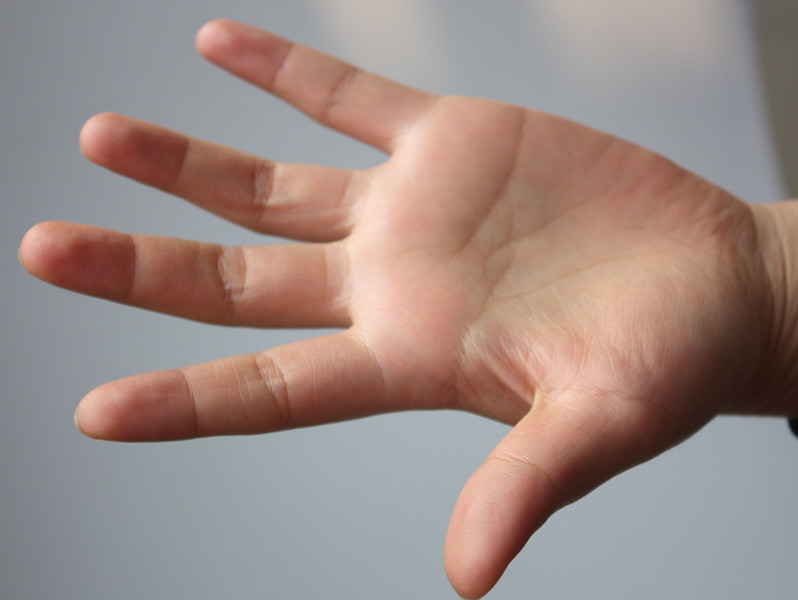
//> input picture 06直方图与模板匹配/hand.jpg, 798 x 600 px
$ ./03-2反向投影-一维直方图匹配   (built with g++ and OpenCV 4)
//> lines starting //> are read from the running program, lines starting //| are printed output that depends on the picture
#include<iostream>
#include<opencv2/opencv.hpp>
using namespace std;
using namespace cv;

int main()
{
	//01 取出基准图片和测试图片
	Mat base, baseHsv;


	base = imread("hand.jpg");
//> base is the input picture: 600 rows x 798 cols, CV_8UC3; mean B, G, R 132.8, 138.5, 156.7


	//02 转换色彩空间
	cvtColor(base, baseHsv, COLOR_BGR2HSV);
//> baseHsv: 600 rows x 798 cols, CV_8UC3; mean H, S, V 55.3, 58.5, 162.4


	//03 设置参数
	Mat histBase;
	const int channels[] = { 0};

	int hSize = 8;

	const int histSize[] = { hSize};

	float hRange[] = { 0,180 };

	const float* histRange[] = { hRange};

	bool uniform = true;
	bool accumulate = false;

	//04 计算直方图
	calcHist(&baseHsv, 1, channels, Mat(), histBase, 1, histSize, histRange, uniform, accumulate);
//> histBase = [247994, 1529, 98, 509, 210330, 13710, 1089, 3541]

	//05 直方图归一化--方便产生能够查看的反向投影图

	normalize(histBase, histBase, 0, 255, NORM_MINMAX);
//> histBase = [255, 1.47, 0, 0.423, 216.3, 14, 1.02, 3.54]
	imshow("h", histBase);

	//06制作与其相似的图片
	Mat backProj;
	Mat baseWarp;
	Mat baseWarpHsv;
	Mat warp = getRotationMatrix2D(Point(0, 0), 30, 1);
	warpAffine(base, baseWarp, warp, base.size());
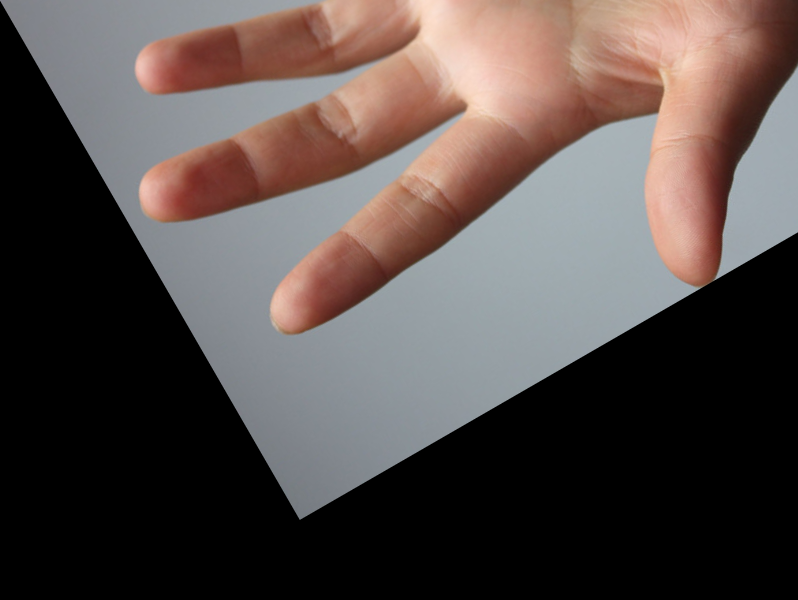
//> baseWarp: 600 rows x 798 cols, CV_8UC3; mean B, G, R 73.2, 75.9, 86.4


	cvtColor(baseWarp, baseWarpHsv, COLOR_BGR2HSV);
//> baseWarpHsv: 600 rows x 798 cols, CV_8UC3; mean H, S, V 32.7, 34.1, 90.1

	//07反向投影
	calcBackProject(&baseWarpHsv, 1, channels, histBase, backProj, histRange, 1, true);
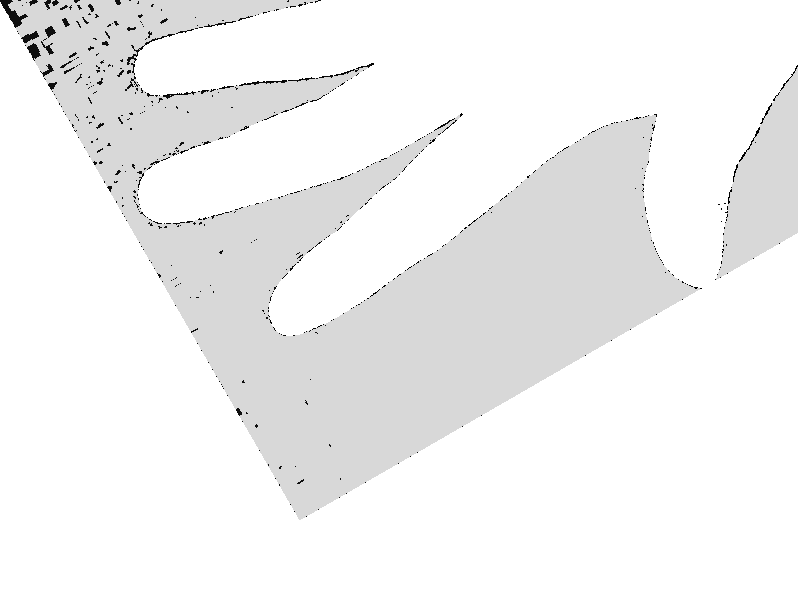
//> backProj: 600 rows x 798 cols, CV_8UC1; min 0, max 255, mean 241.8

	//08查看图像
	imshow("backProj", backProj);

	waitKey(0);
	return 0;
}

$ run again, with 06直方图与模板匹配/2.jpg copied over 06直方图与模板匹配/hand.jpg
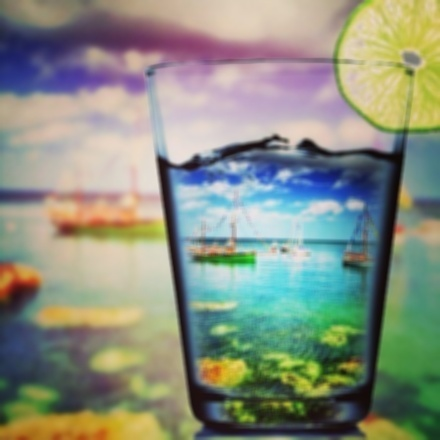
//> input picture 06直方图与模板匹配/2.jpg, 440 x 440 px
//> base is the input picture: 440 rows x 440 cols, CV_8UC3; mean B, G, R 128.2, 143.8, 137
//> baseHsv: 440 rows x 440 cols, CV_8UC3; mean H, S, V 68, 84.5, 160.1
//> `calcHist(&baseHsv, 1, channels, Mat(), histBase, 1, histSize, histRang..`: histBase = [47500, 39268, 16759, 18001, 34488, 12026, 12038, 13520]
//> `normalize(histBase, histBase, 0, 255, NORM_MINMAX);`: histBase = [255, 195.8, 34.02, 42.95, 161.5, 0, 0.0863, 10.74]
//> `warpAffine(base, baseWarp, warp, base.size());`:
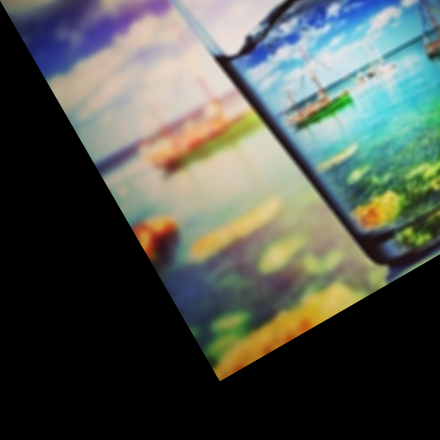
//> baseWarp: 440 rows x 440 cols, CV_8UC3; mean B, G, R 79.3, 86.7, 80.7
//> baseWarpHsv: 440 rows x 440 cols, CV_8UC3; mean H, S, V 36.7, 48.3, 96.4
//> `calcBackProject(&baseWarpHsv, 1, channels, histBase, backProj, histRan..`:
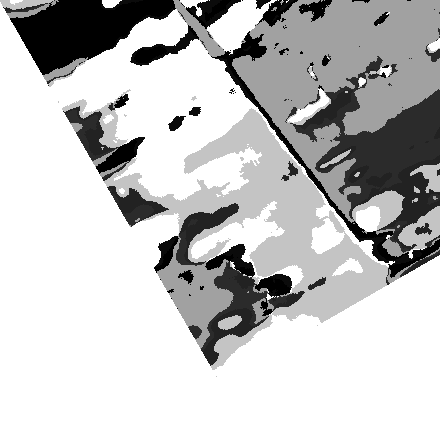
//> backProj: 440 rows x 440 cols, CV_8UC1; min 0, max 255, mean 195.4

$ run again, with 06直方图与模板匹配/4.jpg copied over 06直方图与模板匹配/hand.jpg
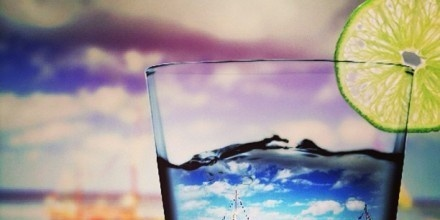
//> input picture 06直方图与模板匹配/4.jpg, 440 x 220 px
//> base is the input picture: 220 rows x 440 cols, CV_8UC3; mean B, G, R 150.8, 152.3, 160
//> baseHsv: 220 rows x 440 cols, CV_8UC3; mean H, S, V 75.4, 70.7, 176.3
//> `calcHist(&baseHsv, 1, channels, Mat(), histBase, 1, histSize, histRang..`: histBase = [32812, 13402, 1393, 1941, 15526, 9341, 10862, 11523]
//> `normalize(histBase, histBase, 0, 255, NORM_MINMAX);`: histBase = [255, 97.47, 0, 4.45, 114.7, 64.51, 76.85, 82.22]
//> `warpAffine(base, baseWarp, warp, base.size());`:
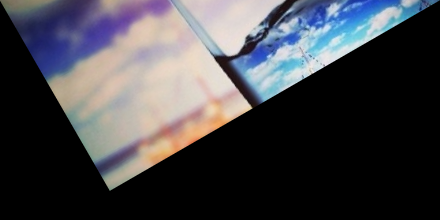
//> baseWarp: 220 rows x 440 cols, CV_8UC3; mean B, G, R 72.5, 67.6, 67.7
//> baseWarpHsv: 220 rows x 440 cols, CV_8UC3; mean H, S, V 30.9, 29.1, 79.3
//> `calcBackProject(&baseWarpHsv, 1, channels, histBase, backProj, histRan..`:
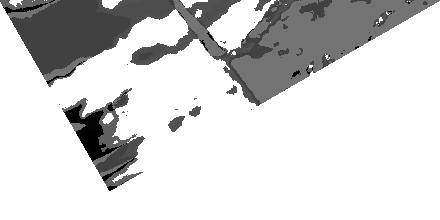
//> backProj: 220 rows x 440 cols, CV_8UC1; min 0, max 255, mean 211.1
